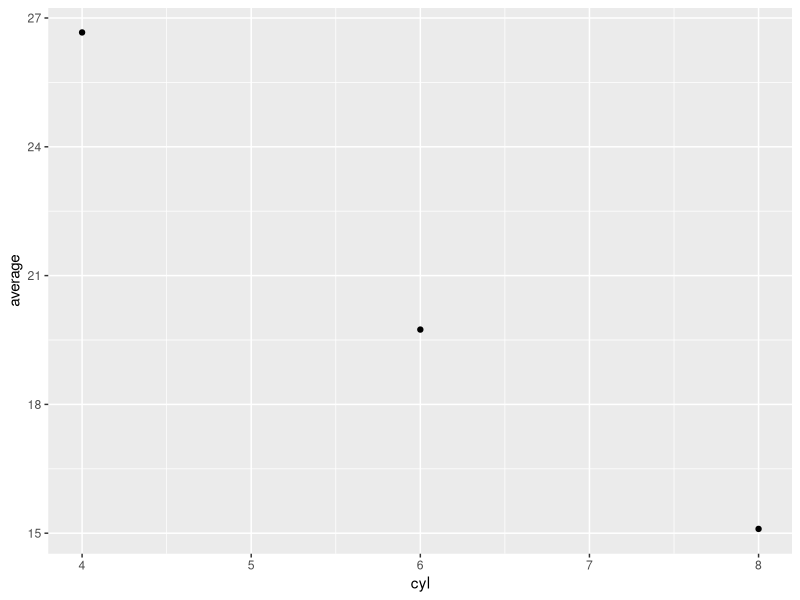
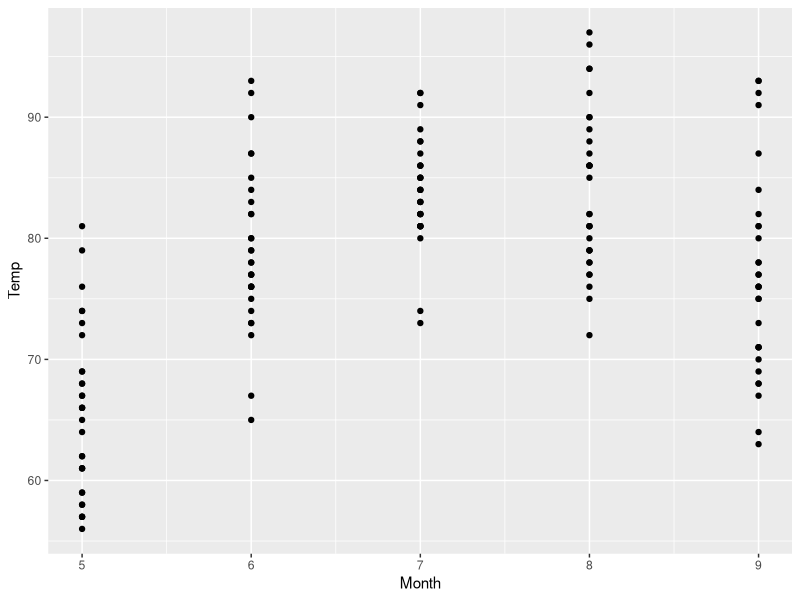
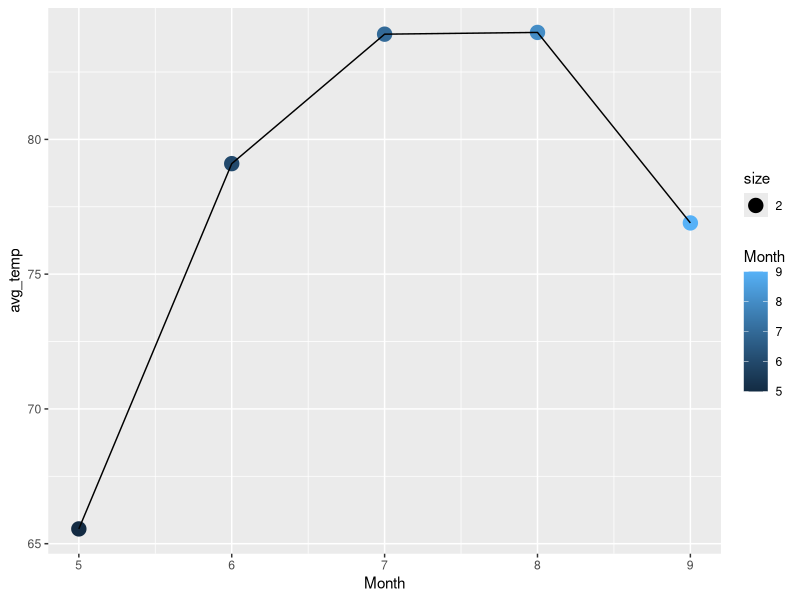
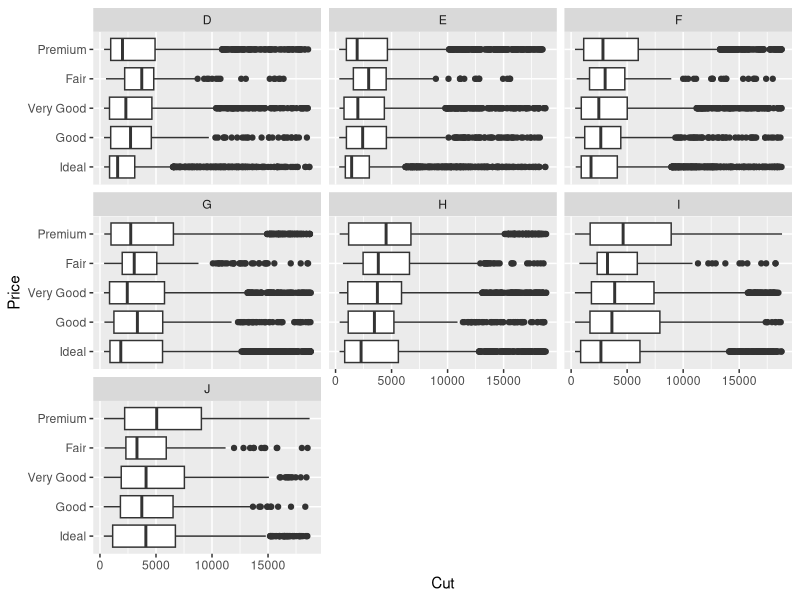
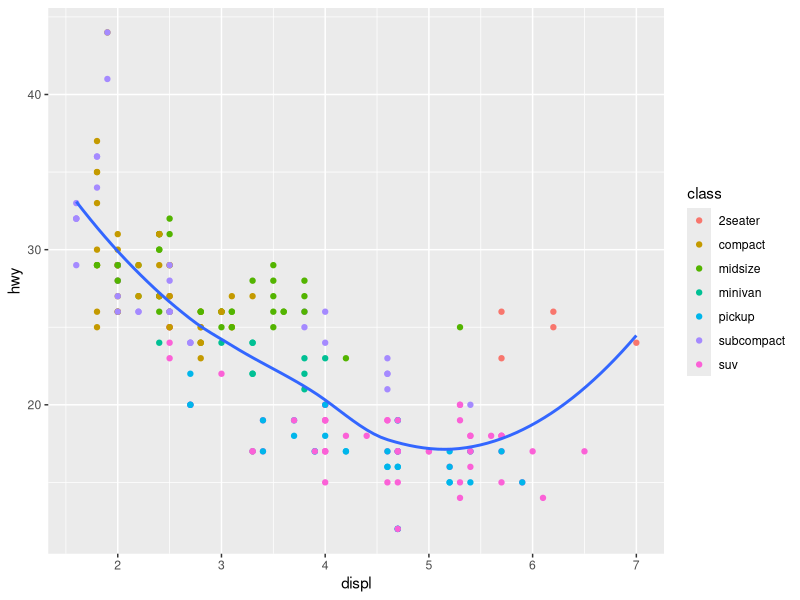
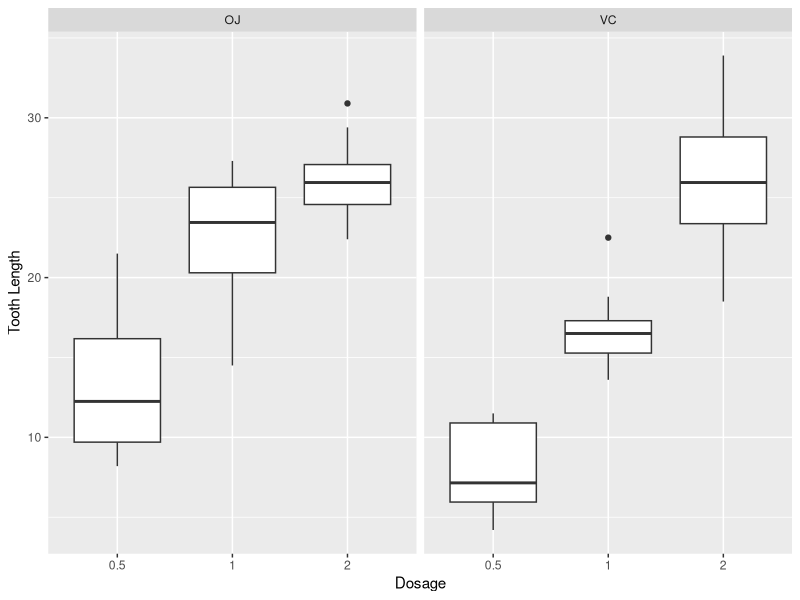

The R source for these figures, in order:
## ---- chunk 1
knitr::opts_chunk$set(echo = TRUE)
## ---- chunk 2

library(tidyverse)
library(ggplot2)
library(sf)
library(dplyr)

## ---- chunk 3

#View the datasets
data()

#When we run the above line of code we can see some R data sets. At the end of the list, we have some additonal information `Use ‘data(package = .packages(all.available = TRUE))’to list the data sets in all *available* packages.` So why not?

#List the data sets in all *available* packages
data(package = .packages(all.available = TRUE))

#As expected this will provide an extensive list of all the datasets available.

## ---- chunk 4
#View my Dataset
View(mtcars)

#data wrangling - I think that's what it's called.
#So I want to get more information on my data. Learn it before I start working on/ with it.

head(mtcars)

tail(mtcars)

dim(mtcars)

str(mtcars)

names(mtcars)

attributes(mtcars)

summary(mtcars)
## ---- chunk 5
# I want to compare mpg across different numbers of cylinders

mtcars |> 
  select(mpg, cyl) |> 
  group_by(cyl) |> 
  summarise(average= mean(mpg)) |> 
  ggplot(aes(cyl, average))+
  geom_point()


## ---- chunk 6

#View(airquality)

head(airquality)

tail(airquality)

dim(airquality)

summary(airquality)

#Create a vector with all the columns that have a missing value. We want to replace the missing value with the median value for each of this columns
columns_with_missing_values <- c("Ozone", "Solar.R")

#Get the median value for each of the selected column. The `na.rm=TRUE` removes/ ignores the NA values in those columns when computing the median
median_value <- sapply(airquality[columns_with_missing_values], median, na.rm = TRUE)

#preview to see the value
median_value

library(dplyr)

#Replace the missing values with the median using mutate
airquality <- airquality |> 
  mutate(across(
    all_of(columns_with_missing_values),
    ~ifelse(is.na(.), median_value[cur_column()], .)
    ))

#Preview to see if the changes are effected
airquality


#Visualize the temperature trends over months
ggplot(airquality, aes(Month, Temp))+
  geom_point()

airquality |> 
  group_by(Month) |> 
  summarise(avg_temp = mean(Temp)) |> 
  ggplot(aes(Month, avg_temp))+
  geom_point(aes(colour = Month, size = 2))+
  geom_line()


## ---- chunk 7

#View(diamonds)

head(diamonds)

tail(diamonds)

dim(diamonds)

summary(diamonds)


diamonds |> 
  ggplot(aes(x = reorder(cut, price), y = price))+ #Reorders cut based on the price
  geom_boxplot()+
  facet_wrap(~color)+
  labs(x = "Price", y = "Cut")+
  coord_flip()

## ---- chunk 8

#View(mpg)

head(mpg)

tail(mpg)

summary(mpg)

#Explore the relationshp between engine size and highway mpg
cor(mpg$displ, mpg$hwy)

mpg |> 
  ggplot(aes(displ, hwy))+
  geom_point(aes(colour = class))+
  geom_smooth(se = FALSE)

## ---- chunk 9
#View(ToothGrowth)
summary(ToothGrowth)

ToothGrowth |> 
  ggplot()+
  geom_boxplot(aes(factor(dose), len))+ #convert dose to a factor
  facet_wrap(~supp)+
  labs(x = "Dosage", y = "Tooth Length")
